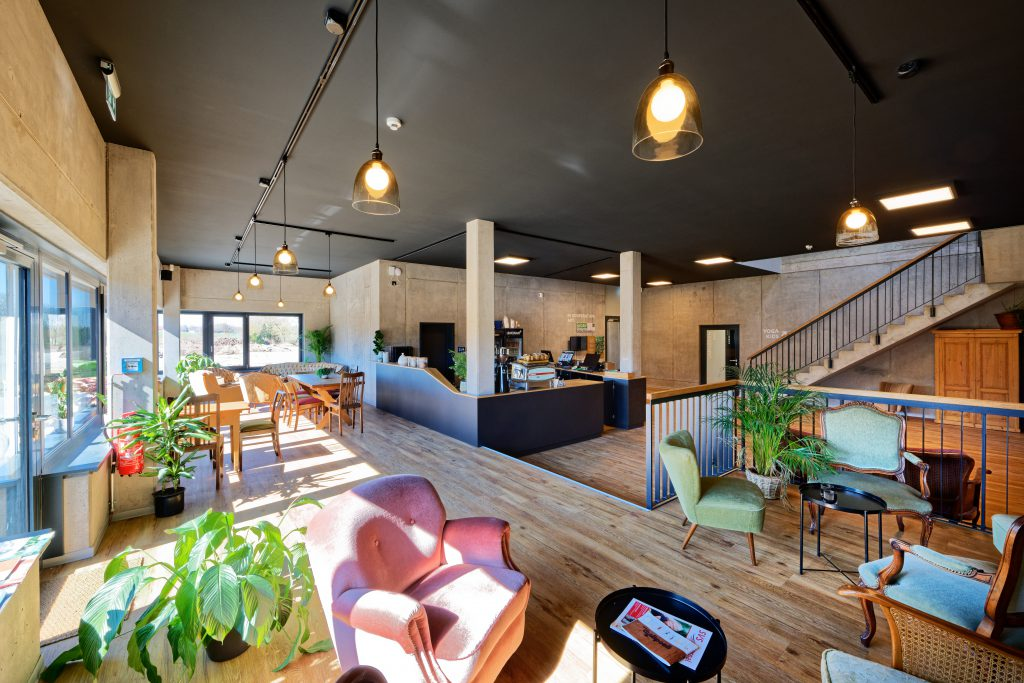
#> input picture own_Jannik/images/img1_Blocwald.jpg, 1024 x 683 px
$ python GDV_Tutorial_01.py
#> lines starting #> are read from the running program, lines starting #| are printed output that depends on the picture
# Imports
import cv2

# Load image from File
img = cv2.imread("images/img1_Blocwald.jpg", cv2.IMREAD_COLOR)
#> img is the input picture: shape (683, 1024, 3); mean B, G, R 95.3, 109.6, 120.5

# TODO bearbeiten
# groesse aendern
newWidth = 640
newHeight = 480
newSize = (newWidth, newHeight)
img = cv2.resize(img, newSize)
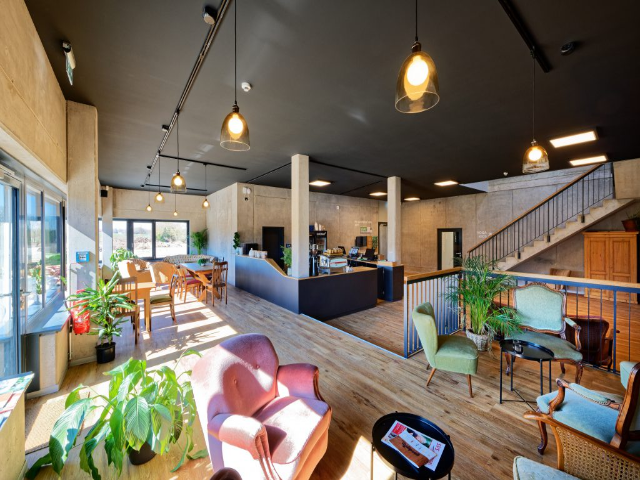
#> img: shape (480, 640, 3); mean B, G, R 95.3, 109.5, 120.4

# Save Image again
cv2.imwrite("images/img1_Blocwald_out.jpg", img)

# Show image
title = "Hello OpenCV"  # Titel zum Anzeigen
cv2.namedWindow(title, cv2.WINDOW_GUI_NORMAL)
cv2.imshow(title, img)
# Warten damit Fenster nicht direkt geschlossen wird (0 wartet 0 ms bevor reagiert bei Fenster schliessen)
cv2.waitKey(0)
cv2.destroyAllWindows()  # schliesst alle Fenster (zur Sicherheit)
